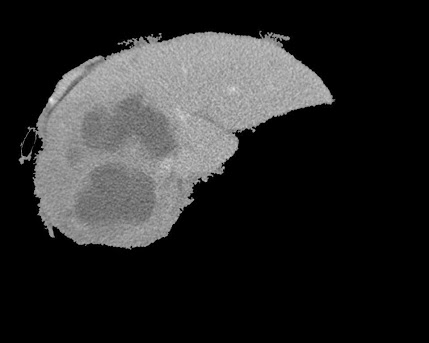
#> input picture Thammu/liver.jpg, 429 x 343 px
$ python sobel.py   (Python 2 division)   (older library calls are emulated)
#> lines starting #> are read from the running program, lines starting #| are printed output that depends on the picture
import numpy
import scipy
from scipy import ndimage

im = scipy.misc.imread('liver.jpg', flatten=1)
#> im: shape (343, 429) float32; min 0, max 235, mean 41
im = im.astype('int32')
dx = ndimage.sobel(im, 1)  # horizontal derivative
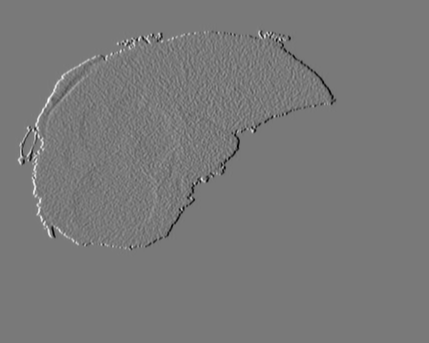
#> dx: shape (343, 429) int32; min -668, max 734, mean 0; drawn with min black and max white
dy = ndimage.sobel(im, 0)  # vertical derivative
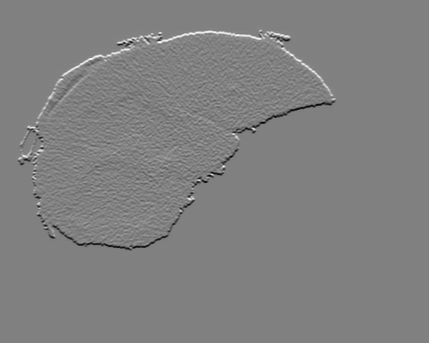
#> dy: shape (343, 429) int32; min -692, max 676, mean 0; drawn with min black and max white
mag = numpy.hypot(dx, dy)  # magnitude
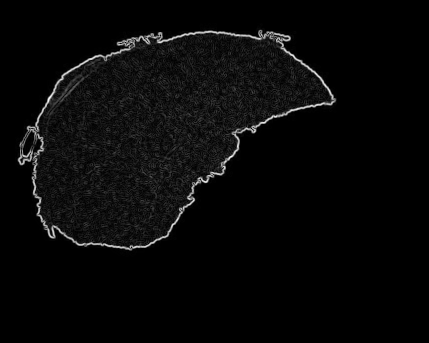
#> mag: shape (343, 429) float64; min 0, max 760.9, mean 25.1; drawn with min black and max white
print mag
#> (printed output is left out)
mag *= 255.0 / numpy.max(mag)  # normalize (Q&D)
scipy.misc.imsave('sobel.jpg', mag)

$ run again, with Thammu/dddd.jpg copied over Thammu/liver.jpg
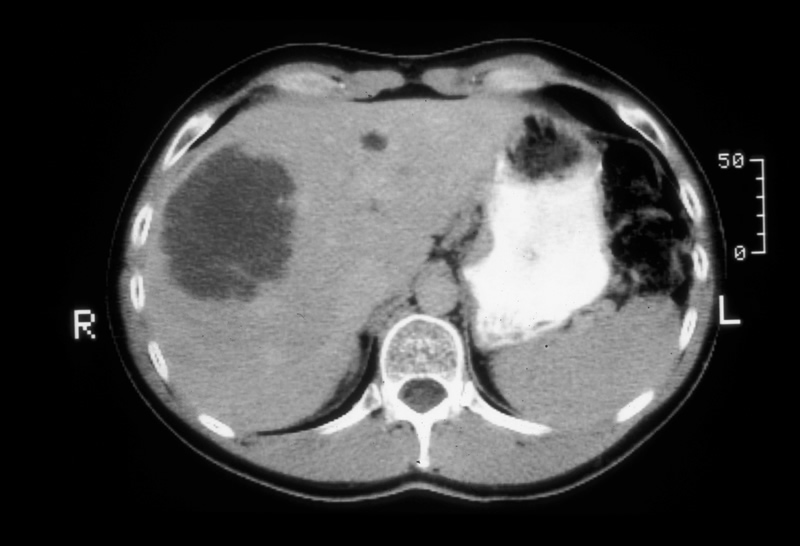
#> input picture Thammu/dddd.jpg, 800 x 546 px
#> `dy = ndimage.sobel(im, 0)`:
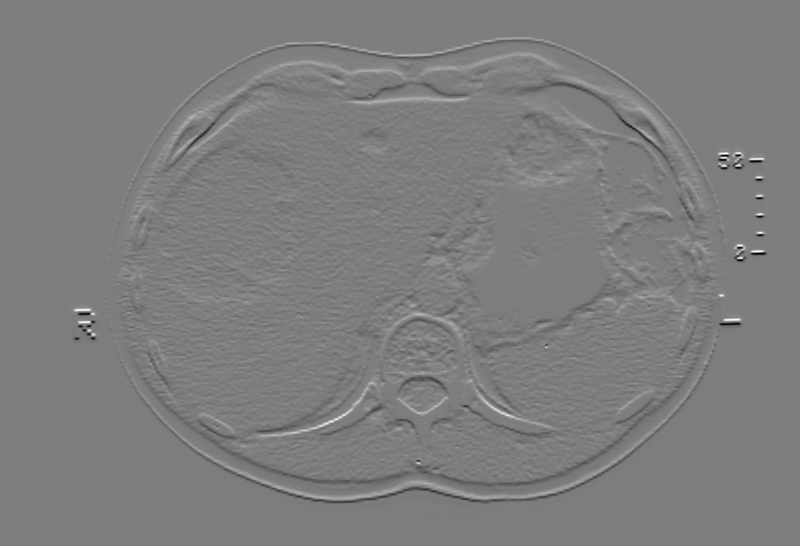
#> dy: shape (546, 800) int32; min -763, max 782, mean 0; drawn with min black and max white
#> `mag = numpy.hypot(dx, dy)`:
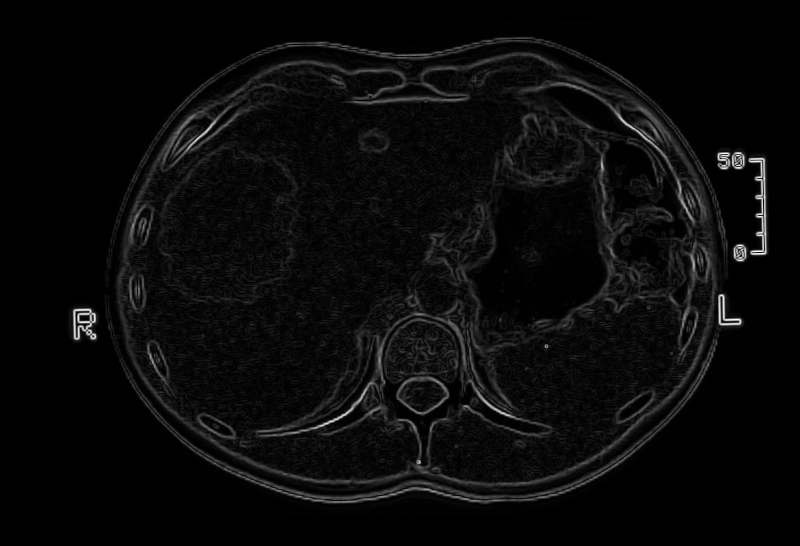
#> mag: shape (546, 800) float64; min 0, max 782.3, mean 31.7; drawn with min black and max white
#> (printed output is left out)

$ run again, with Thammu/dumbo.png saved as Thammu/liver.jpg
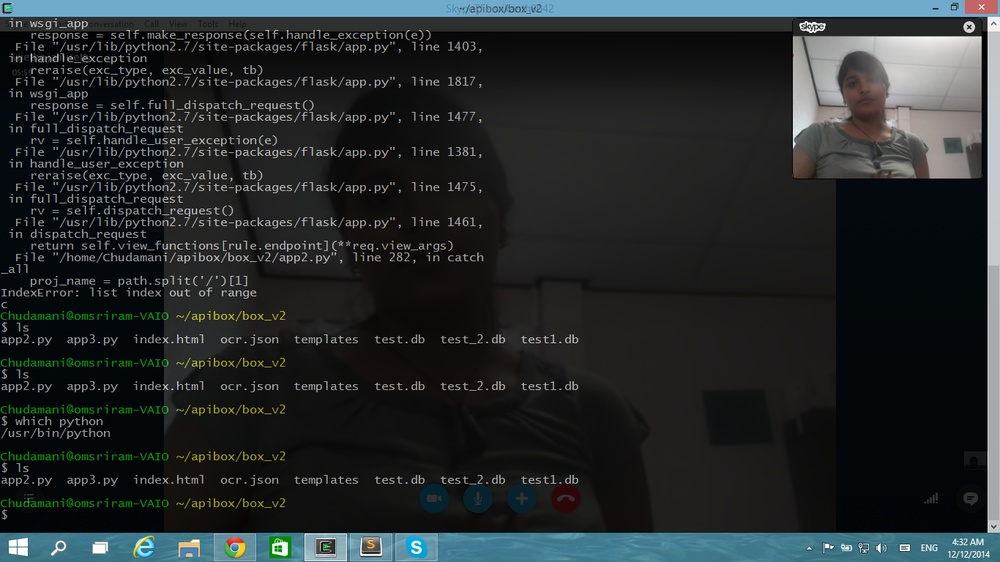
#> input picture Thammu/dumbo.png, 1000 x 562 px, shrunk from 1366 x 768 before the run
#> `dy = ndimage.sobel(im, 0)`:
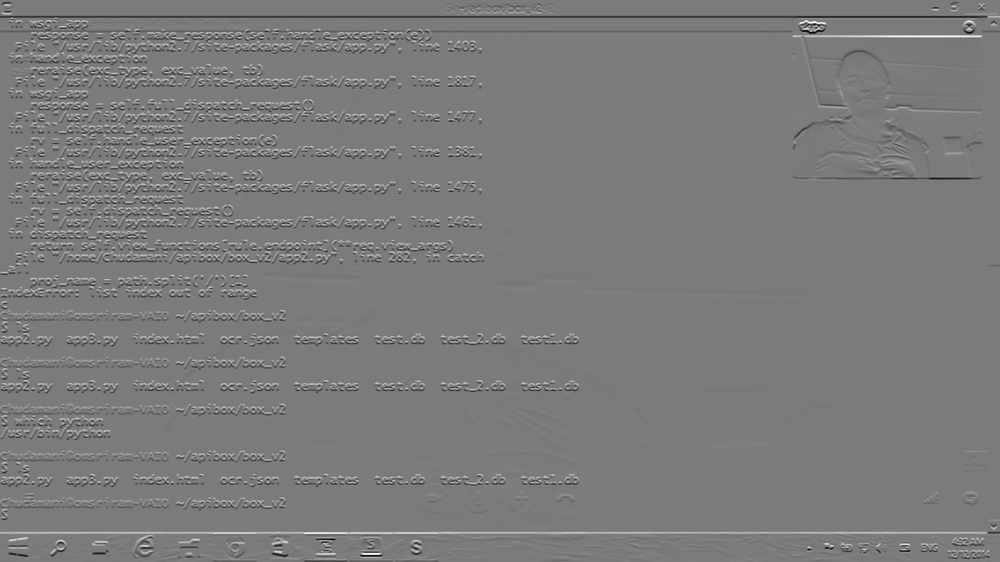
#> dy: shape (562, 1000) int32; min -854, max 906, mean -0.7; drawn with min black and max white
#> `mag = numpy.hypot(dx, dy)`:
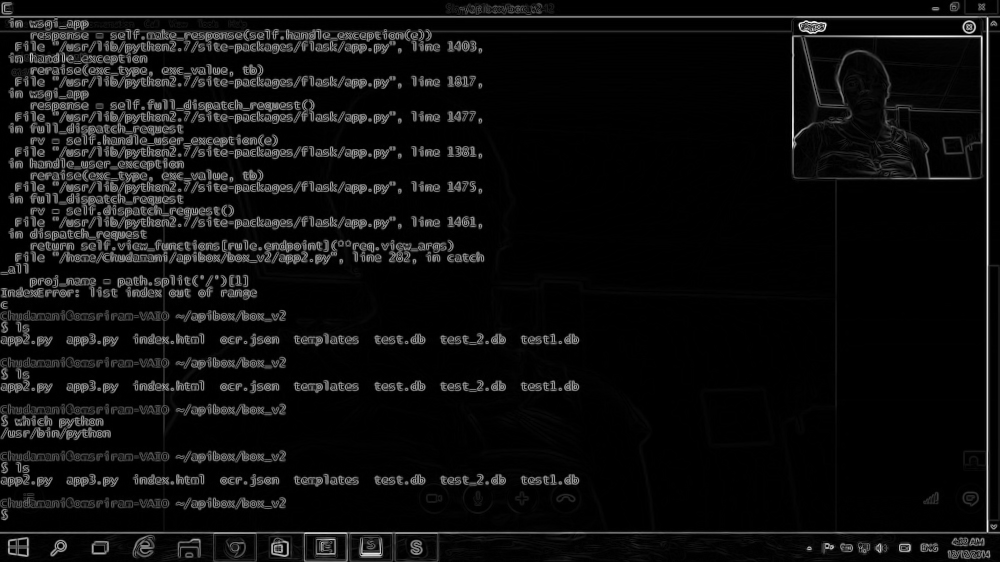
#> mag: shape (562, 1000) float64; min 0, max 945.6, mean 55.4; drawn with min black and max white
#> (printed output is left out)
